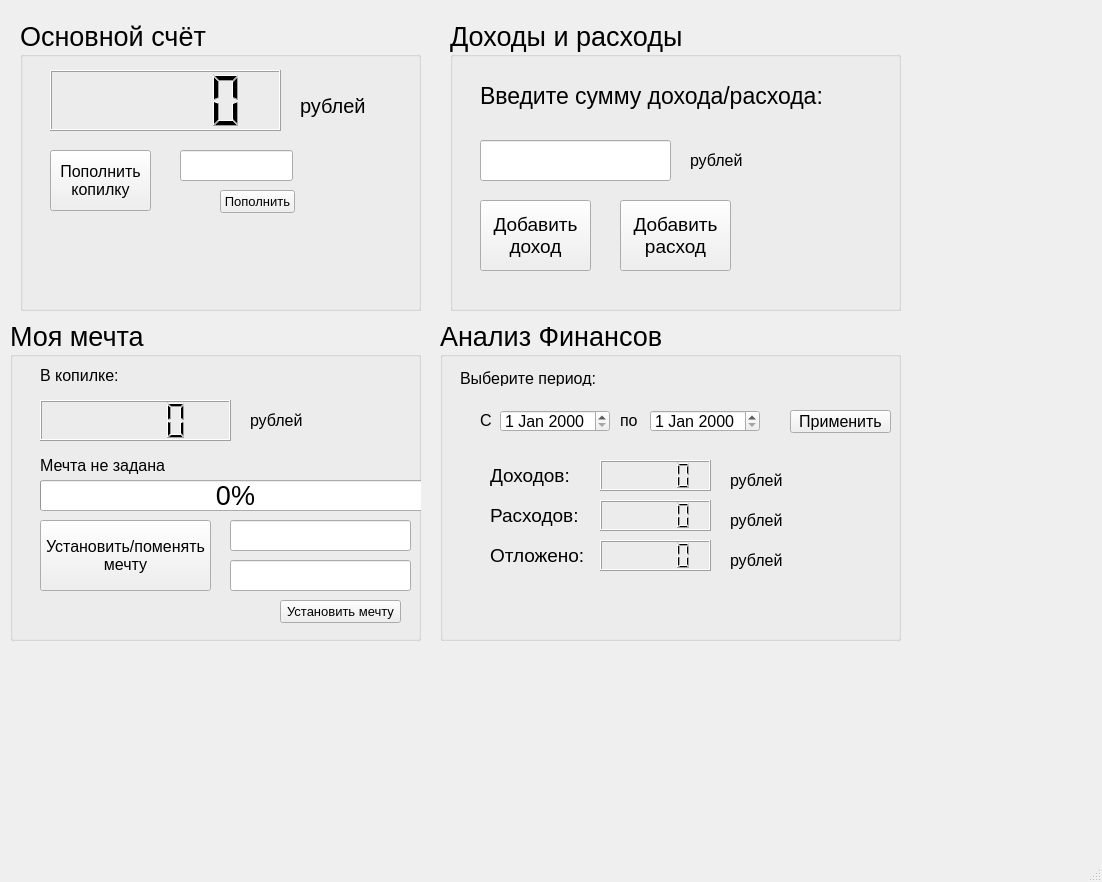
<?xml version="1.0" encoding="UTF-8"?>
<ui version="4.0">
 <class>MainWindow</class>
 <widget class="QMainWindow" name="MainWindow">
  <property name="geometry">
   <rect>
    <x>0</x>
    <y>0</y>
    <width>1102</width>
    <height>882</height>
   </rect>
  </property>
  <property name="windowTitle">
   <string>Money Calculator</string>
  </property>
  <widget class="QWidget" name="centralwidget">
   <widget class="QGroupBox" name="groupBox">
    <property name="geometry">
     <rect>
      <x>10</x>
      <y>320</y>
      <width>411</width>
      <height>321</height>
     </rect>
    </property>
    <property name="font">
     <font>
      <pointsize>20</pointsize>
     </font>
    </property>
    <property name="inputMethodHints">
     <set>Qt::ImhNone</set>
    </property>
    <property name="title">
     <string>Моя мечта</string>
    </property>
    <widget class="QLabel" name="dreamName">
     <property name="geometry">
      <rect>
       <x>30</x>
       <y>130</y>
       <width>351</width>
       <height>31</height>
      </rect>
     </property>
     <property name="font">
      <font>
       <pointsize>12</pointsize>
      </font>
     </property>
     <property name="text">
      <string>Мечта не задана</string>
     </property>
    </widget>
    <widget class="QProgressBar" name="progressBar">
     <property name="geometry">
      <rect>
       <x>30</x>
       <y>160</y>
       <width>391</width>
       <height>31</height>
      </rect>
     </property>
     <property name="value">
      <number>0</number>
     </property>
    </widget>
    <widget class="QLabel" name="label_4">
     <property name="geometry">
      <rect>
       <x>30</x>
       <y>40</y>
       <width>101</width>
       <height>31</height>
      </rect>
     </property>
     <property name="font">
      <font>
       <pointsize>12</pointsize>
      </font>
     </property>
     <property name="text">
      <string>В копилке:</string>
     </property>
    </widget>
    <widget class="QPushButton" name="setDream">
     <property name="geometry">
      <rect>
       <x>30</x>
       <y>200</y>
       <width>171</width>
       <height>71</height>
      </rect>
     </property>
     <property name="font">
      <font>
       <pointsize>12</pointsize>
      </font>
     </property>
     <property name="text">
      <string>Установить/поменять
мечту</string>
     </property>
    </widget>
    <widget class="QLCDNumber" name="lcdNumber">
     <property name="geometry">
      <rect>
       <x>30</x>
       <y>80</y>
       <width>191</width>
       <height>41</height>
      </rect>
     </property>
    </widget>
    <widget class="QLabel" name="label_5">
     <property name="geometry">
      <rect>
       <x>240</x>
       <y>90</y>
       <width>61</width>
       <height>21</height>
      </rect>
     </property>
     <property name="font">
      <font>
       <pointsize>12</pointsize>
      </font>
     </property>
     <property name="text">
      <string>рублей</string>
     </property>
    </widget>
    <widget class="QLineEdit" name="dreamInp">
     <property name="geometry">
      <rect>
       <x>220</x>
       <y>200</y>
       <width>181</width>
       <height>31</height>
      </rect>
     </property>
     <property name="font">
      <font>
       <pointsize>14</pointsize>
      </font>
     </property>
    </widget>
    <widget class="QLineEdit" name="dreamCost">
     <property name="geometry">
      <rect>
       <x>220</x>
       <y>240</y>
       <width>181</width>
       <height>31</height>
      </rect>
     </property>
     <property name="font">
      <font>
       <pointsize>14</pointsize>
      </font>
     </property>
    </widget>
    <widget class="QPushButton" name="setDreamConf">
     <property name="geometry">
      <rect>
       <x>270</x>
       <y>280</y>
       <width>121</width>
       <height>23</height>
      </rect>
     </property>
     <property name="font">
      <font>
       <pointsize>10</pointsize>
      </font>
     </property>
     <property name="text">
      <string>Установить мечту</string>
     </property>
    </widget>
   </widget>
   <widget class="QGroupBox" name="groupBox_2">
    <property name="geometry">
     <rect>
      <x>450</x>
      <y>20</y>
      <width>451</width>
      <height>291</height>
     </rect>
    </property>
    <property name="font">
     <font>
      <pointsize>20</pointsize>
     </font>
    </property>
    <property name="title">
     <string>Доходы и расходы</string>
    </property>
    <widget class="QLineEdit" name="sumInp">
     <property name="geometry">
      <rect>
       <x>30</x>
       <y>120</y>
       <width>191</width>
       <height>41</height>
      </rect>
     </property>
     <property name="font">
      <font>
       <pointsize>12</pointsize>
      </font>
     </property>
     <property name="inputMethodHints">
      <set>Qt::ImhNone</set>
     </property>
     <property name="text">
      <string/>
     </property>
    </widget>
    <widget class="QLabel" name="label">
     <property name="geometry">
      <rect>
       <x>30</x>
       <y>50</y>
       <width>351</width>
       <height>51</height>
      </rect>
     </property>
     <property name="font">
      <font>
       <pointsize>17</pointsize>
      </font>
     </property>
     <property name="text">
      <string>Введите сумму дохода/расхода:</string>
     </property>
    </widget>
    <widget class="QPushButton" name="addIn">
     <property name="geometry">
      <rect>
       <x>30</x>
       <y>180</y>
       <width>111</width>
       <height>71</height>
      </rect>
     </property>
     <property name="font">
      <font>
       <pointsize>14</pointsize>
      </font>
     </property>
     <property name="text">
      <string>Добавить
доход</string>
     </property>
    </widget>
    <widget class="QPushButton" name="addOut">
     <property name="geometry">
      <rect>
       <x>170</x>
       <y>180</y>
       <width>111</width>
       <height>71</height>
      </rect>
     </property>
     <property name="font">
      <font>
       <pointsize>14</pointsize>
      </font>
     </property>
     <property name="text">
      <string>Добавить
расход</string>
     </property>
    </widget>
    <widget class="QLabel" name="rub_1">
     <property name="geometry">
      <rect>
       <x>240</x>
       <y>130</y>
       <width>61</width>
       <height>21</height>
      </rect>
     </property>
     <property name="font">
      <font>
       <pointsize>12</pointsize>
      </font>
     </property>
     <property name="text">
      <string>рублей</string>
     </property>
    </widget>
   </widget>
   <widget class="QGroupBox" name="groupBox_3">
    <property name="geometry">
     <rect>
      <x>20</x>
      <y>20</y>
      <width>401</width>
      <height>291</height>
     </rect>
    </property>
    <property name="font">
     <font>
      <pointsize>20</pointsize>
     </font>
    </property>
    <property name="title">
     <string>Основной счёт</string>
    </property>
    <widget class="QLCDNumber" name="lcdNumber_2">
     <property name="geometry">
      <rect>
       <x>30</x>
       <y>50</y>
       <width>231</width>
       <height>61</height>
      </rect>
     </property>
    </widget>
    <widget class="QLabel" name="label_6">
     <property name="geometry">
      <rect>
       <x>280</x>
       <y>70</y>
       <width>81</width>
       <height>31</height>
      </rect>
     </property>
     <property name="font">
      <font>
       <pointsize>15</pointsize>
      </font>
     </property>
     <property name="text">
      <string>рублей</string>
     </property>
    </widget>
    <widget class="QPushButton" name="fiillPiggy">
     <property name="geometry">
      <rect>
       <x>30</x>
       <y>130</y>
       <width>101</width>
       <height>61</height>
      </rect>
     </property>
     <property name="font">
      <font>
       <pointsize>12</pointsize>
      </font>
     </property>
     <property name="text">
      <string>Пополнить
копилку</string>
     </property>
    </widget>
    <widget class="QLineEdit" name="fillPiggySum">
     <property name="geometry">
      <rect>
       <x>160</x>
       <y>130</y>
       <width>113</width>
       <height>31</height>
      </rect>
     </property>
     <property name="font">
      <font>
       <pointsize>14</pointsize>
      </font>
     </property>
    </widget>
    <widget class="QPushButton" name="fillPiggyConf">
     <property name="geometry">
      <rect>
       <x>200</x>
       <y>170</y>
       <width>75</width>
       <height>23</height>
      </rect>
     </property>
     <property name="font">
      <font>
       <pointsize>10</pointsize>
      </font>
     </property>
     <property name="text">
      <string>Пополнить</string>
     </property>
    </widget>
   </widget>
   <widget class="QGroupBox" name="groupBox_4">
    <property name="geometry">
     <rect>
      <x>440</x>
      <y>320</y>
      <width>461</width>
      <height>321</height>
     </rect>
    </property>
    <property name="font">
     <font>
      <pointsize>20</pointsize>
     </font>
    </property>
    <property name="title">
     <string>Анализ Финансов</string>
    </property>
    <widget class="QDateEdit" name="sincePeriod">
     <property name="geometry">
      <rect>
       <x>60</x>
       <y>90</y>
       <width>110</width>
       <height>22</height>
      </rect>
     </property>
     <property name="font">
      <font>
       <pointsize>12</pointsize>
      </font>
     </property>
    </widget>
    <widget class="QDateEdit" name="forPeriod">
     <property name="geometry">
      <rect>
       <x>210</x>
       <y>90</y>
       <width>110</width>
       <height>22</height>
      </rect>
     </property>
     <property name="font">
      <font>
       <pointsize>12</pointsize>
      </font>
     </property>
    </widget>
    <widget class="QLabel" name="label_7">
     <property name="geometry">
      <rect>
       <x>20</x>
       <y>50</y>
       <width>151</width>
       <height>16</height>
      </rect>
     </property>
     <property name="font">
      <font>
       <pointsize>12</pointsize>
      </font>
     </property>
     <property name="text">
      <string>Выберите период:</string>
     </property>
    </widget>
    <widget class="QLabel" name="label_8">
     <property name="geometry">
      <rect>
       <x>40</x>
       <y>80</y>
       <width>47</width>
       <height>41</height>
      </rect>
     </property>
     <property name="font">
      <font>
       <pointsize>12</pointsize>
      </font>
     </property>
     <property name="text">
      <string>С</string>
     </property>
    </widget>
    <widget class="QLabel" name="label_9">
     <property name="geometry">
      <rect>
       <x>180</x>
       <y>80</y>
       <width>47</width>
       <height>41</height>
      </rect>
     </property>
     <property name="font">
      <font>
       <pointsize>12</pointsize>
      </font>
     </property>
     <property name="text">
      <string>по</string>
     </property>
    </widget>
    <widget class="QPushButton" name="periodConf">
     <property name="geometry">
      <rect>
       <x>350</x>
       <y>90</y>
       <width>101</width>
       <height>23</height>
      </rect>
     </property>
     <property name="font">
      <font>
       <pointsize>12</pointsize>
      </font>
     </property>
     <property name="text">
      <string>Применить</string>
     </property>
    </widget>
    <widget class="QLabel" name="label_10">
     <property name="geometry">
      <rect>
       <x>50</x>
       <y>140</y>
       <width>101</width>
       <height>31</height>
      </rect>
     </property>
     <property name="font">
      <font>
       <pointsize>14</pointsize>
       <weight>50</weight>
       <bold>false</bold>
      </font>
     </property>
     <property name="text">
      <string>Доходов:</string>
     </property>
    </widget>
    <widget class="QLabel" name="label_11">
     <property name="geometry">
      <rect>
       <x>50</x>
       <y>180</y>
       <width>101</width>
       <height>31</height>
      </rect>
     </property>
     <property name="font">
      <font>
       <pointsize>14</pointsize>
       <weight>50</weight>
       <bold>false</bold>
      </font>
     </property>
     <property name="text">
      <string>Расходов:</string>
     </property>
    </widget>
    <widget class="QLCDNumber" name="LCDin">
     <property name="geometry">
      <rect>
       <x>160</x>
       <y>140</y>
       <width>111</width>
       <height>31</height>
      </rect>
     </property>
    </widget>
    <widget class="QLCDNumber" name="LCDout">
     <property name="geometry">
      <rect>
       <x>160</x>
       <y>180</y>
       <width>111</width>
       <height>31</height>
      </rect>
     </property>
    </widget>
    <widget class="QLabel" name="label_12">
     <property name="geometry">
      <rect>
       <x>290</x>
       <y>150</y>
       <width>61</width>
       <height>21</height>
      </rect>
     </property>
     <property name="font">
      <font>
       <pointsize>12</pointsize>
      </font>
     </property>
     <property name="text">
      <string>рублей</string>
     </property>
    </widget>
    <widget class="QLabel" name="label_13">
     <property name="geometry">
      <rect>
       <x>290</x>
       <y>190</y>
       <width>61</width>
       <height>21</height>
      </rect>
     </property>
     <property name="font">
      <font>
       <pointsize>12</pointsize>
      </font>
     </property>
     <property name="text">
      <string>рублей</string>
     </property>
    </widget>
    <widget class="QLabel" name="label_14">
     <property name="geometry">
      <rect>
       <x>50</x>
       <y>220</y>
       <width>101</width>
       <height>31</height>
      </rect>
     </property>
     <property name="font">
      <font>
       <pointsize>14</pointsize>
       <weight>50</weight>
       <bold>false</bold>
      </font>
     </property>
     <property name="text">
      <string>Отложено:</string>
     </property>
    </widget>
    <widget class="QLCDNumber" name="LCDpiggy">
     <property name="geometry">
      <rect>
       <x>160</x>
       <y>220</y>
       <width>111</width>
       <height>31</height>
      </rect>
     </property>
    </widget>
    <widget class="QLabel" name="label_15">
     <property name="geometry">
      <rect>
       <x>290</x>
       <y>230</y>
       <width>61</width>
       <height>21</height>
      </rect>
     </property>
     <property name="font">
      <font>
       <pointsize>12</pointsize>
      </font>
     </property>
     <property name="text">
      <string>рублей</string>
     </property>
    </widget>
   </widget>
  </widget>
  <widget class="QMenuBar" name="menubar">
   <property name="geometry">
    <rect>
     <x>0</x>
     <y>0</y>
     <width>1102</width>
     <height>21</height>
    </rect>
   </property>
  </widget>
  <widget class="QStatusBar" name="statusbar"/>
 </widget>
 <resources/>
 <connections/>
</ui>
